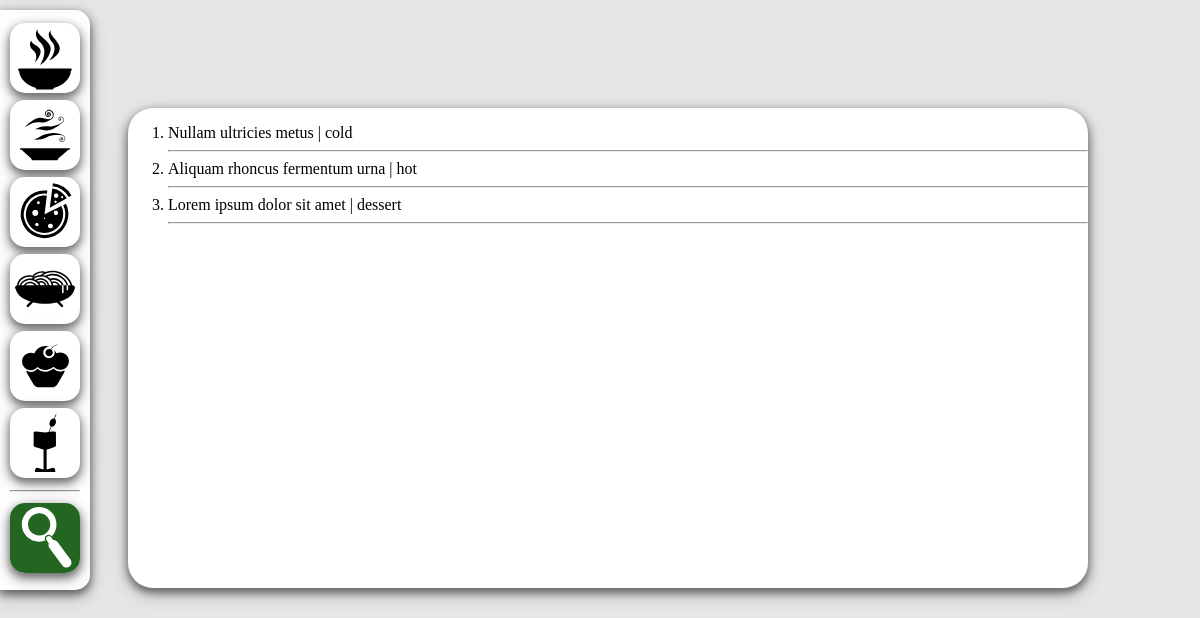
The page /lines/search/ on the database its author committed.
### lines/models.py (models this page shows, shortened)
class Recipe(models.Model):
    line = models.CharField(max_length=255)
    title = models.CharField(max_length=255)
    date_released = models.CharField(max_length=255, blank=True)
    date_update = models.CharField(max_length=255, blank=True)
    tools = models.CharField(max_length=255, blank=True)
    serving_dish = models.CharField(max_length=255, blank=True)
    cooking_time = models.CharField(max_length=255, blank=True)
    image_filename = models.CharField(max_length=255, blank=True)
    ingridients_headers = models.CharField(max_length=5000, blank=True)
    ingridients = models.CharField(max_length=5000, blank=True)
    dish_output = models.CharField(max_length=5000, blank=True)
    cooking_technology = models.CharField(max_length=5000, blank=True)
    nutrition_caloricity = models.CharField(max_length=255, blank=True)
    nutrition_proteins = models.CharField(max_length=255, blank=True)
    nutrition_fats = models.CharField(max_length=255, blank=True)
    nutrition_carbohydrates = models.CharField(max_length=255, blank=True)
    decor_delivery = models.CharField(max_length=255, blank=True)
    organoleptic_stats = models.CharField(max_length=5000, blank=True)
    slug = models.SlugField(blank=True, unique=True)
    class Meta:
        verbose_name_plural = 'Recipes'

### lines/views.py (the view)
def search(request):
    context = {}
    try:
        context['recipes_all'] = Recipe.objects.all()
    except Recipe.DoesNotExist:
        context['recipes_all'] = None
    context.update(LINES)
    return render(request, 'lines/search.html', context=context)

### lines/templatetags/lines_tags.py (called while the page is built)
@register.filter
def concatenate(arg1, arg2):
    return str(arg1) + str(arg2)

### lines/templates/lines/search.html (shortened to what this page needs)
{% extends 'html/base.html' %}
{% load staticfiles %}
{% block search_icon %}
  <li><a href={% url 'search' %}><img id='search' src={% static "/img/nav/search_on.svg" %}></a></li>
{% endblock %}
{% block middle_line_content %}
  <div id="content">
    <ol>
      {% for recipe in recipes_all %}
        <li><a href={% url 'recipe_details' recipe.line recipe.slug %}>{{ recipe.title }}</a><span> | {{ recipe.line }}</span></li>
        <hr>
      {% empty %}
        <p>No lines_list found</p>
      {% endfor %}
    </div>
{% endblock %}

### static/css/base_style.css (style rules this page uses)
body { background: #e6e6e6; }
a { color: inherit; text-decoration: none; }
#content { position: absolute; margin-top: 100px; margin-left: 10%; border-radius: 25px; background: white; box-shadow: 0 4px 8px 1px rgba(0, 0, 0, 0.5), 0 6px 20px 0 rgba(0, 0, 0, 0.19); width: 80%; height: 480px; }
#nav-bar ul li { padding-top: 3px; padding-bottom: 4px; width: 70px; height: 70px; }
#nav-bar ul img { background-color: white; border-radius: 15px; box-shadow: 0 4px 8px 1px rgba(0, 0, 0, 0.5), 0 6px 20px 0 rgba(0, 0, 0, 0.19); }

### rows shown on the page
Recipe: title "Nullam ultricies metus", line "cold"
Recipe: title "Aliquam rhoncus fermentum urna", line "hot"
Recipe: title "Lorem ipsum dolor sit amet", line "dessert"
